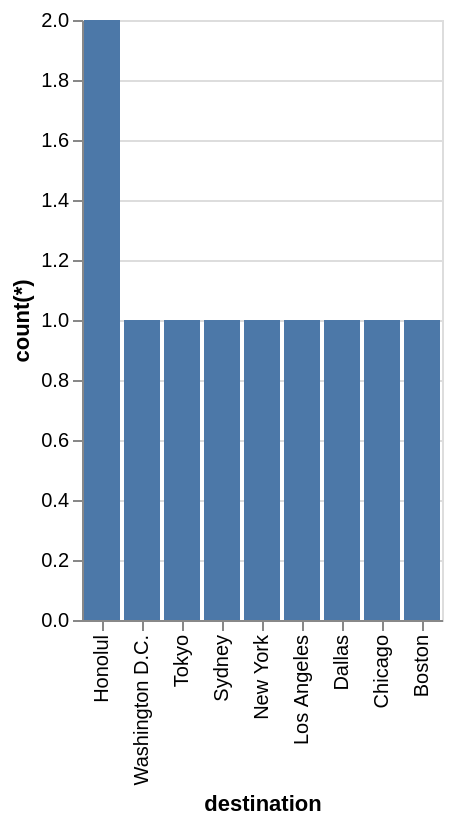

Describe this chart as a Vega-Lite specification.
### Vega-Lite specification from a JSON file in a GitHub repository (floating-point values rounded to 4 significant figures)
{"data": {"values": [{"x_data": "Honolul", "y_data": 2}, {"x_data": "Washington D.C.", "y_data": 1}, {"x_data": "Tokyo", "y_data": 1}, {"x_data": "Sydney", "y_data": 1}, {"x_data": "New York", "y_data": 1}, {"x_data": "Los Angeles", "y_data": 1}, {"x_data": "Dallas", "y_data": 1}, {"x_data": "Chicago", "y_data": 1}, {"x_data": "Boston", "y_data": 1}]}, "mark": "bar", "encoding": {"x": {"field": "x_data", "type": "nominal", "title": "destination", "sort": {"op": "sum", "field": "y_data", "order": "descending"}}, "y": {"field": "y_data", "type": "quantitative", "title": "count(*)"}}}
